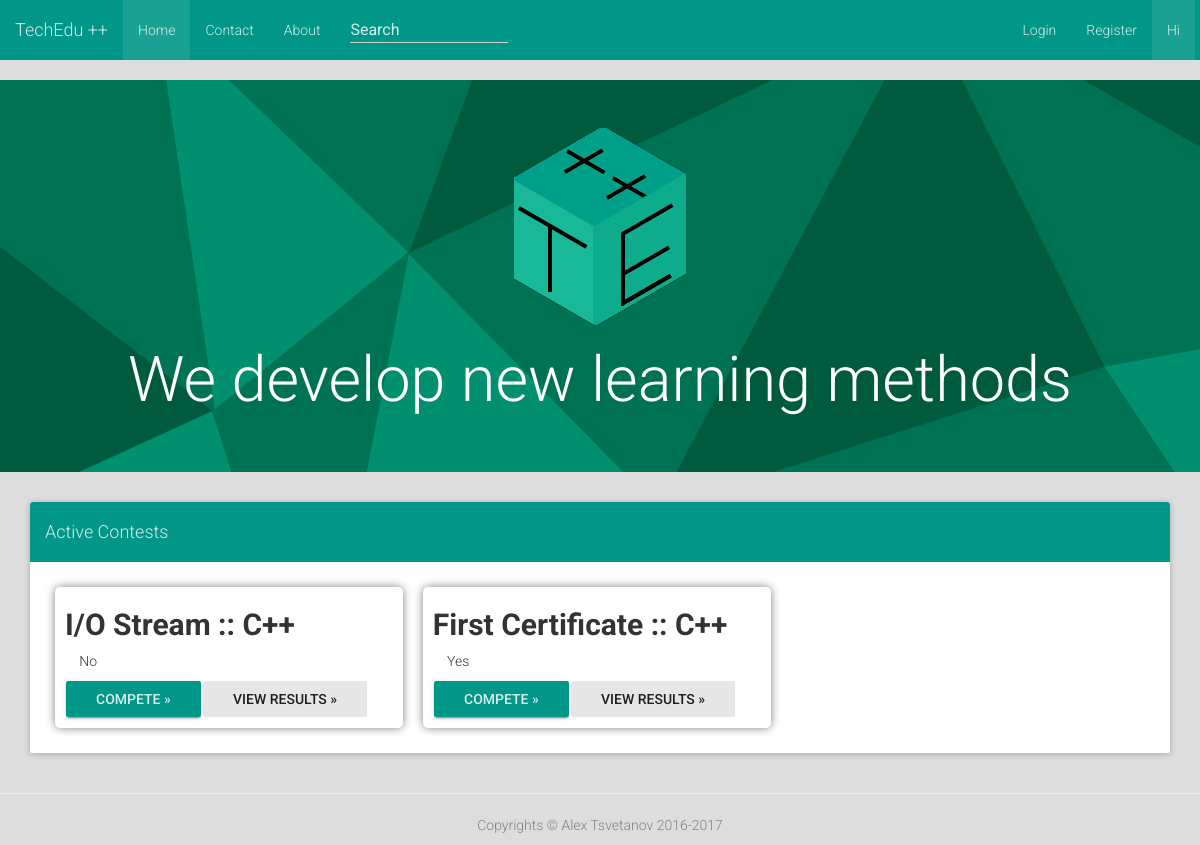
Before: / with the older database file.
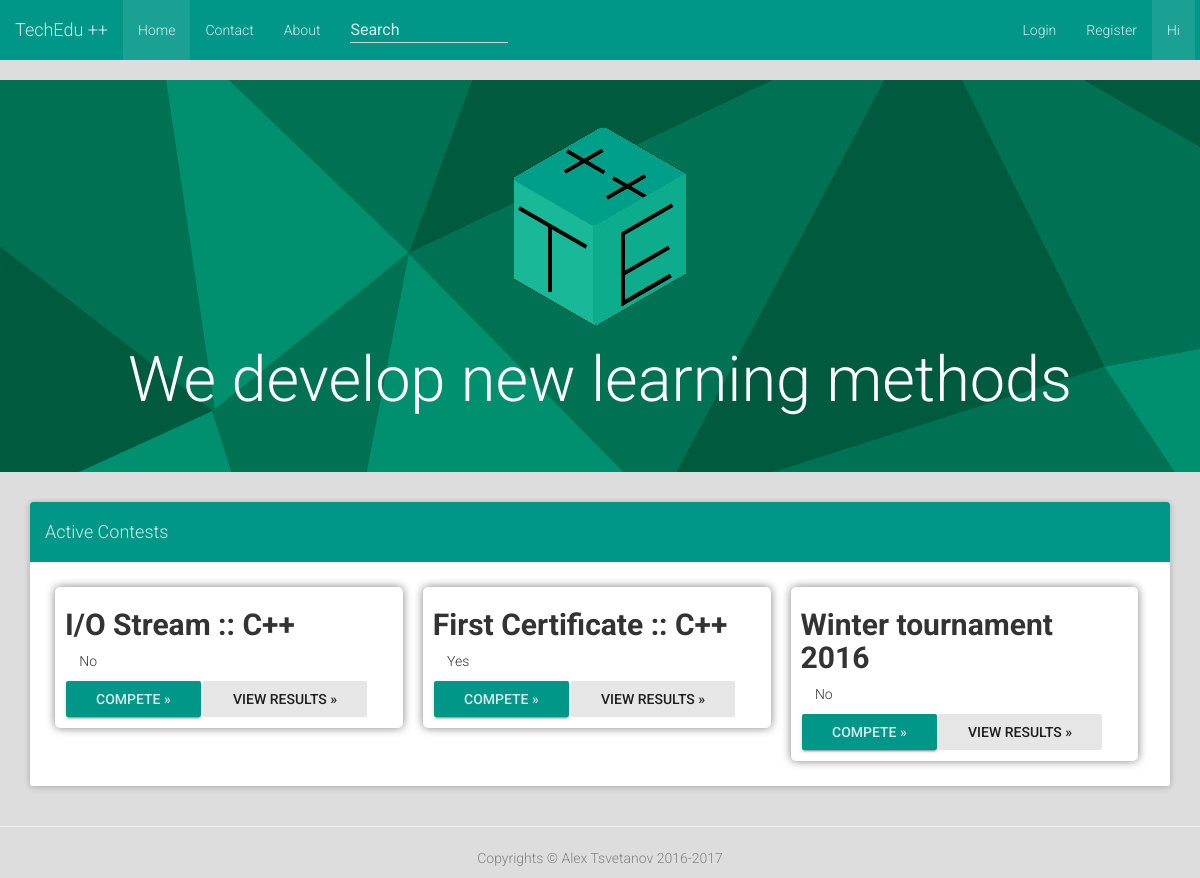
After: the same page with the newer database file.
### tables this page shows
CREATE TABLE `Contests` (
  `ID` text NOT NULL,
  `Name` text NOT NULL,
  `Link` text NOT NULL,
  `Tasks` text NOT NULL,
  `Langs` text NOT NULL,
  `Certify` tinyint(2) NOT NULL DEFAULT '0'
);

### lib/mysql.php (called while the page is built, shortened)
<?php
	class MySQL
	{
		public  $servername = "localhost";
		private $username = "root";
		private $password = "tts2002";
		public $conn;
		function __construct (string $dbname_param)
		{
			$this->dbname = $dbname_param;
			$this->conn = new mysqli ($this->servername, $this->username, $this->password, $this->dbname);
		}
		function query (string $command)
		{
			return ($this->conn->query ($command));
		}
	}
?>

### lib/get_contests.php (the view, shortened to what this page needs)
<?php
	include_once ($_SERVER["DOCUMENT_ROOT"] . "/lib/mysql.php");
	$dbname = "judge";
	$conn = new MySQL ($dbname);
	$sql = "SELECT * FROM Contests";
	$result = $conn->query($sql);
	if ($result->num_rows > 0)
	{
		while($row = $result->fetch_assoc())
		{
			echo '<div class="col-md-4"><h2 id="' . $row["ID"] . '">' . $row["Name"] . '</h2><span data-toggle="tooltip" data-placement="left" title="Is this constest for a certificate?" data-original-title="Is this constest for a certificate?"><i class="fa fa-trophy" aria-hidden="true"></i> ' . (($row["Certify"] == 0)?"No":"Yes") . '</button><br><a href="' . $row["Link"] . '" role="button" class="btn btn-raised btn-success">Compete »</a>' . '<a href="' . $row["Link"] . '/results" role="button" class="btn btn-default active">View results »</a></div>';
		}
	}
?>

### index.php (shortened to what this page needs)
<!DOCTYPE html><html lang="en"><head><link href="/css/jumbotron.css" rel="stylesheet"><link rel="stylesheet" href="/css/bootstrap.min.css"><link rel="stylesheet" href="/css/bootstrap-material-design.min.css"><link rel="stylesheet" href="/css/ripples.min.css"><link rel="stylesheet" href="/css/snackbar.min.css"><link rel="stylesheet" href="/css/extension.css"><link rel="stylesheet" href="/node_modules/font-awesome/css/font-awesome.min.css"></head><body cz-shortcut-listen="true"><nav class="navbar navbar-static-top navbar-default"><a href="/" class="navbar-brand">TechEdu ++</a><div class="navbar-collapse collapse navbar-responsive-collapse"><ul class="nav navbar-nav"><li class="nav-item active"><a href="#" class="nav-link">Home</a></li><li class="nav-item"><a href="/contactus.php" class="nav-link">Contact</a></li><li class="nav-item"><a href="/aboutus.php" class="nav-link">About</a></li></ul><form role="search" action="/search.php" class="navbar-form navbar-left"><div class="form-group is-empty"><input placeholder="Search" name="pattern" type="text" class="form-control col-md-8"></div></form><ul class="nav navbar-nav navbar-right"><li id="login" class="nav-item"></li><li class="nav-item"><a href="/register.php" class="nav-link">Register</a></li><li style="border-right: rgba(0,0,0,0) solid 20px;" class="nav-item active"><a href="/user.php" class="nav-link">
Hi
<?php if (isset($_COOKIE ["name"])) { echo ", "; echo $_COOKIE ["name"]; } ?></a></li></ul></div></nav><div class="jumbotron"><div class="container"><center><img src="/img/acdemy4_logo.png"><h1 class="display-3">We develop new learning methods</h1></center></div></div><div class="container"><div class="panel panel-primary"><div class="panel-heading"><h4>Active Contests</h4></div><div class="panel-body"><?php require ($_SERVER["DOCUMENT_ROOT"] . "/lib/get_contests.php"); ?></div></div></div><hr><footer><center> <p>
<?php
require ($_SERVER["DOCUMENT_ROOT"] . "/content/copyrights.php");
?></p></center></footer></body></html>

### content/copyrights.php
<?php
	echo "Copyrights © Alex Tsvetanov 2016-2017";
?>

### css/jumbotron.css (style rules this page uses)
.jumbotron { background: -moz-linear-gradient(left, rgba(231,231,231,1) 0%, rgba(255,255,255,1) 20%, rgba(230,230,230,1) 100%); }

### css/extension.css (style rules this page uses)
.col-md-4 { border-radius: 5px !important; box-shadow: 0 0 10px #808080; margin: 10px; padding: 1px 10px 1px; }
.col-md-4 h2 { font-weight: bold; }
footer { color: gray; bottom: 0px; position: static; width: 100%; background-color: transparent; }
.jumbotron { background-image: url('/maia.png'); color: white; }
.btn.btn-success, .btn.btn-success:hover, .btn.btn-success:focus { background-color: #009688 !important; }
body { background-color: #DDD !important; }

Changed rows visible on the page:
added contests: Name "Winter tournament 2016", Certify "No"
